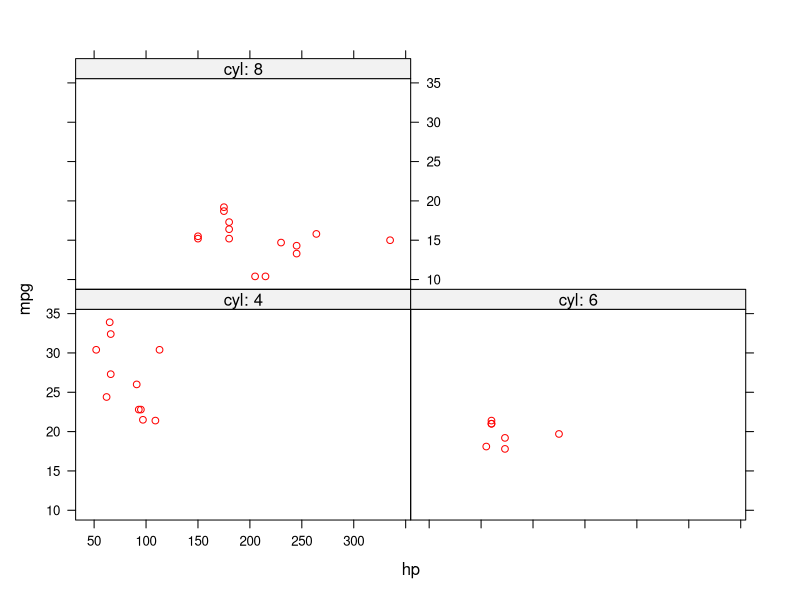

The R script that drew this image:
# author: EMF - 2019
# project: github tutorial


# script purpose: make mtcars plots
# ---

# load libraries:
  library(lattice)
# ---

# load data:
  data <- mtcars #dataset to play with
# --
  
# Figure description: miles per gallon by horse power per number of cylinders:
# ---

  xyplot(mpg ~ hp | factor(paste('cyl:',cyl)),
         data = mtcars,
         col = "red")

# --- end-of-script --- 
